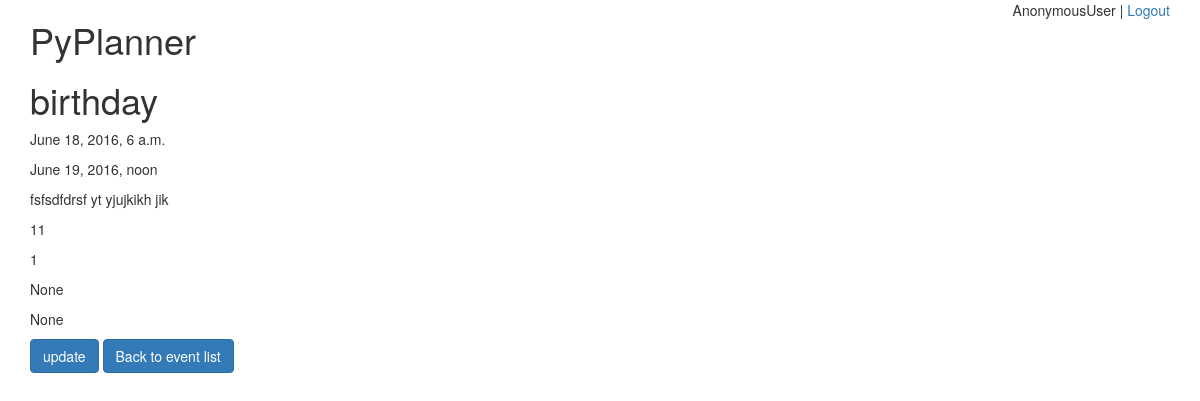
Before: /details/1 with the older database file.
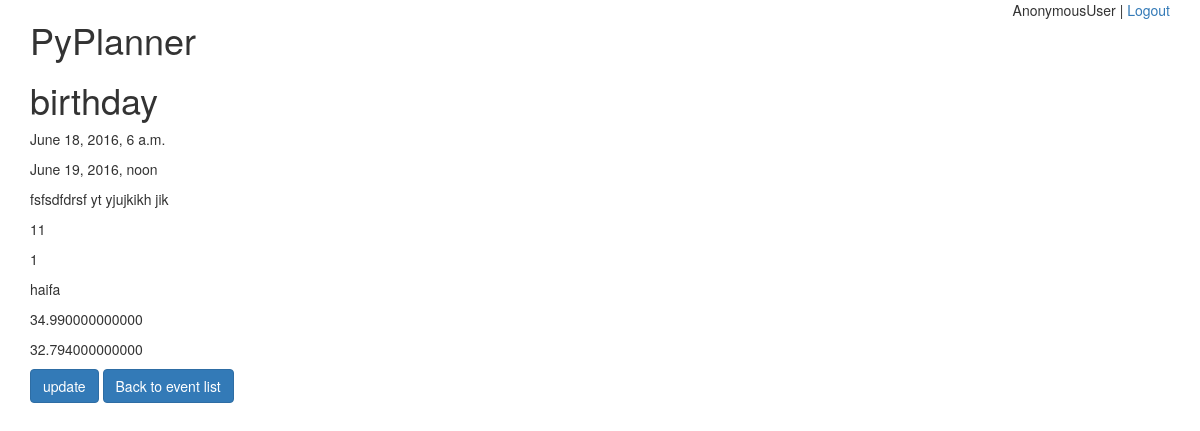
After: the same page with the newer database file.
### events/models.py (models this page shows, shortened)
class Event(models.Model):
    choices = ((1, 'open'), (2, 'cancelled'), (3, 'postponed'), (4, 'closed'))
    title = models.CharField(max_length=50)
    start = models.DateTimeField()
    end = models.DateTimeField()
    description = models.CharField(max_length=300, null=True, blank=True)
    price = models.PositiveIntegerField(null=True, blank=True)
    status = models.IntegerField(choices=choices, default=1)
    location = models.CharField(max_length=50, null=True, blank=True, default="tel aviv")
    longitude = models.DecimalField(max_digits=16, decimal_places=12, null=True, blank=True)
    latitude = models.DecimalField(max_digits=16, decimal_places=12, null=True, blank=True)
    host = models.ForeignKey(auth.models.User)

### events/views.py (the view)
# urls.py: url(r'^details/(?P<pk>\d+)$', views.DetialsEventView.as_view(), name="details"),
class DetialsEventView(DetailView):
    page_title = "event's Details"
    model = models.Event
    success_url = reverse_lazy('events:update')
    def get_context_data(self, **kwargs):
        context = super(DetialsEventView, self).get_context_data(**kwargs)
        return context

### events/templates/events/event_detail.html (shortened to what this page needs)
{% extends "base.html" %}
{% load bootstrap3 %}
{% block content %}
    <h1>{{ object.title }}</h1>
    <p>{{ object.start }}       </p>
    <p>{{ object.end }}         </p>
    <p>{{ object.description }} </p>
    <p>{{ object.price }}       </p>
    <p>{{ object.status }}      </p>
    <p>{{ object.location }}    </p>
    <p>{{ object.latitude }}    </p>
    <p>{{ object.longitude }}   </p>
    <button type="submit" class="btn btn-primary" href="{% url 'events:update' object.pk %}">
        update {% bootstrap_icon "pencil" %}
    </button>
    <button type="button" class="btn btn-primary" id="home" href="{% url 'events:home' %}">
        Back to event list
    </button>
{% endblock %}

Changed rows visible on the page:
changed Event "birthday": location (not shown) → "haifa"; latitude "None" → "34.990000000000"; longitude "None" → "32.794000000000"
